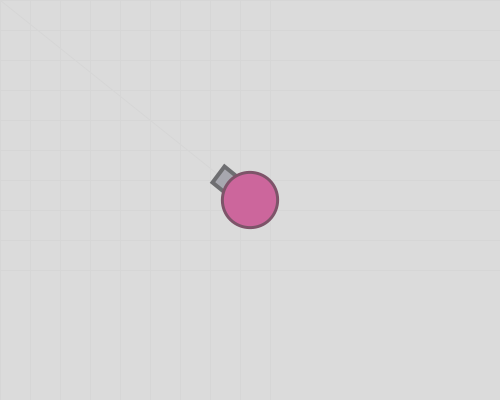
Frame 1 (no input)
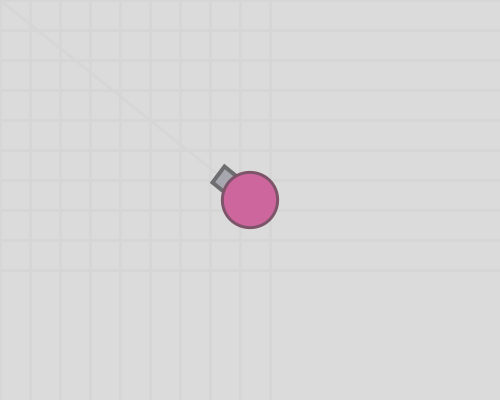
Frame 60 (the mouse pressed at the canvas centre just before this capture)
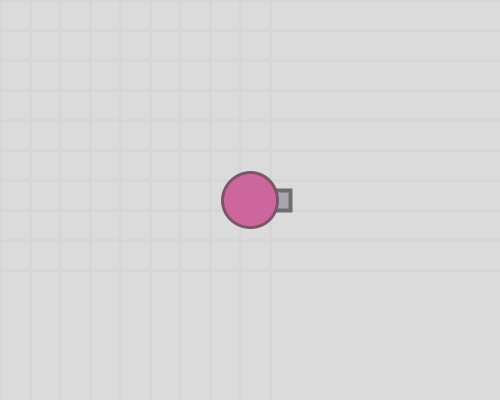
Frame 120 (the mouse held since frame 60 and released just before this capture)

The Processing sketch that drew these frames (run headless with seeded random() and noise(); from frame 60 on, the mouse is pressed at the canvas centre):

// Processing sketch: week07_04_arras04_background_for_line_line_void_keyPressed_keyC
// ── week07_04_arras04_background_for_line_line_void_keyPressed_keyC.pde
void setup(){
  size(500,400);
}
void keyPressed(){
  if(keyCode==RIGHT) x+=1;
  if(keyCode==LEFT) x-=1;
  if(keyCode==UP) y-=1;
  if(keyCode==DOWN) y+=1;
}
float x=250,y=200;
void draw(){
  background(219);
  stroke(214);
  for(int i=0;i<10;i++){
    line(0,i*30,500,i*30);
    line(i*30,0,i*30,500);
  }
  float dx=mouseX-x,dy=mouseY-y;
  float a=atan2(dy,dx);
  line(x,y,mouseX,mouseY);
  myTank(x,y,a);
}
void myTank(float x,float y,float a){
  translate(x,y);
  rotate(a);
  fill(167,167,175);
  stroke(110,110,113);
  strokeWeight(4);
  rect(20,-10,20,20);
  fill(204,102,156);
  stroke(125,84,105);
  strokeWeight(3);
  ellipse(0,0,55,55);
}
